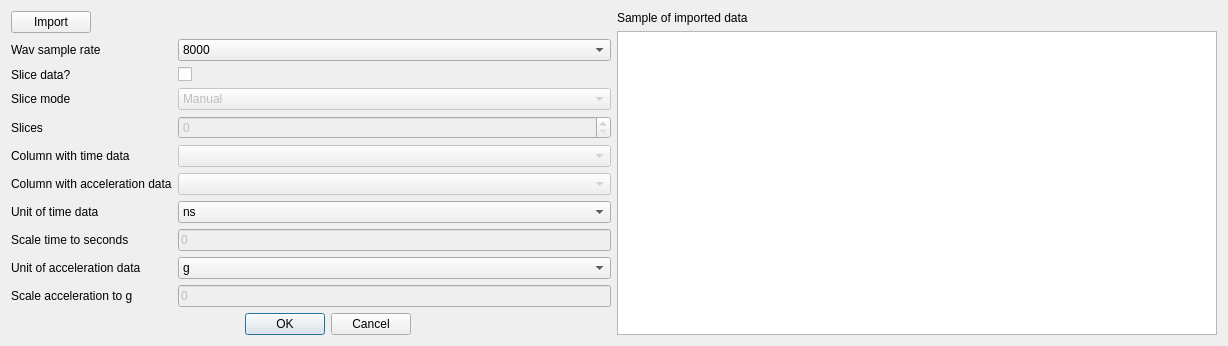
<?xml version="1.0" encoding="UTF-8"?>
<ui version="4.0">
 <class>Dialog</class>
 <widget class="QDialog" name="Dialog">
  <property name="geometry">
   <rect>
    <x>0</x>
    <y>0</y>
    <width>1228</width>
    <height>336</height>
   </rect>
  </property>
  <property name="windowTitle">
   <string>Dialog</string>
  </property>
  <layout class="QVBoxLayout" name="verticalLayout_2">
   <item>
    <layout class="QHBoxLayout" name="horizontalLayout_7">
     <item>
      <layout class="QVBoxLayout" name="verticalLayout">
       <item>
        <layout class="QHBoxLayout" name="horizontalLayout_4">
         <item>
          <widget class="QPushButton" name="import_button">
           <property name="text">
            <string>Import</string>
           </property>
          </widget>
         </item>
         <item>
          <spacer name="horizontalSpacer">
           <property name="orientation">
            <enum>Qt::Horizontal</enum>
           </property>
           <property name="sizeHint" stdset="0">
            <size>
             <width>40</width>
             <height>20</height>
            </size>
           </property>
          </spacer>
         </item>
        </layout>
       </item>
       <item>
        <layout class="QFormLayout" name="formLayout">
         <item row="0" column="0">
          <widget class="QLabel" name="fs_label">
           <property name="text">
            <string>Wav sample rate</string>
           </property>
          </widget>
         </item>
         <item row="0" column="1">
          <widget class="QComboBox" name="fs_combo">
           <item>
            <property name="text">
             <string>8000</string>
            </property>
           </item>
           <item>
            <property name="text">
             <string>9600</string>
            </property>
           </item>
           <item>
            <property name="text">
             <string>11025</string>
            </property>
           </item>
           <item>
            <property name="text">
             <string>12000</string>
            </property>
           </item>
           <item>
            <property name="text">
             <string>16000</string>
            </property>
           </item>
           <item>
            <property name="text">
             <string>22050</string>
            </property>
           </item>
           <item>
            <property name="text">
             <string>24000</string>
            </property>
           </item>
           <item>
            <property name="text">
             <string>32000</string>
            </property>
           </item>
           <item>
            <property name="text">
             <string>44100</string>
            </property>
           </item>
           <item>
            <property name="text">
             <string>48000</string>
            </property>
           </item>
           <item>
            <property name="text">
             <string>88200</string>
            </property>
           </item>
          </widget>
         </item>
         <item row="1" column="0">
          <widget class="QLabel" name="slice_label">
           <property name="text">
            <string>Slice data?</string>
           </property>
          </widget>
         </item>
         <item row="1" column="1">
          <widget class="QCheckBox" name="slice_check">
           <property name="enabled">
            <bool>true</bool>
           </property>
           <property name="text">
            <string/>
           </property>
          </widget>
         </item>
         <item row="2" column="0">
          <widget class="QLabel" name="sliceMode_label">
           <property name="text">
            <string>Slice mode</string>
           </property>
          </widget>
         </item>
         <item row="2" column="1">
          <widget class="QComboBox" name="sliceMode_combo">
           <property name="enabled">
            <bool>false</bool>
           </property>
           <item>
            <property name="text">
             <string>Manual</string>
            </property>
           </item>
           <item>
            <property name="text">
             <string>Automatic</string>
            </property>
           </item>
          </widget>
         </item>
         <item row="3" column="0">
          <widget class="QLabel" name="slices_label">
           <property name="text">
            <string>Slices</string>
           </property>
          </widget>
         </item>
         <item row="3" column="1">
          <widget class="QSpinBox" name="slices_spin">
           <property name="enabled">
            <bool>false</bool>
           </property>
          </widget>
         </item>
         <item row="4" column="0">
          <widget class="QLabel" name="columTime_label">
           <property name="text">
            <string>Column with time data</string>
           </property>
          </widget>
         </item>
         <item row="4" column="1">
          <widget class="QComboBox" name="columnTime_combo">
           <property name="enabled">
            <bool>false</bool>
           </property>
          </widget>
         </item>
         <item row="5" column="0">
          <widget class="QLabel" name="columnAcc_label">
           <property name="text">
            <string>Column with acceleration data</string>
           </property>
          </widget>
         </item>
         <item row="5" column="1">
          <widget class="QComboBox" name="columnAcc_combo">
           <property name="enabled">
            <bool>false</bool>
           </property>
          </widget>
         </item>
         <item row="6" column="0">
          <widget class="QLabel" name="unitTime_label">
           <property name="text">
            <string>Unit of time data</string>
           </property>
          </widget>
         </item>
         <item row="6" column="1">
          <widget class="QComboBox" name="unitTime_combo">
           <item>
            <property name="text">
             <string>ns</string>
            </property>
           </item>
           <item>
            <property name="text">
             <string>ms</string>
            </property>
           </item>
           <item>
            <property name="text">
             <string>s</string>
            </property>
           </item>
           <item>
            <property name="text">
             <string>min</string>
            </property>
           </item>
           <item>
            <property name="text">
             <string>h</string>
            </property>
           </item>
           <item>
            <property name="text">
             <string>custom</string>
            </property>
           </item>
          </widget>
         </item>
         <item row="7" column="0">
          <widget class="QLabel" name="scaleTime_label">
           <property name="text">
            <string>Scale time to seconds</string>
           </property>
          </widget>
         </item>
         <item row="8" column="0">
          <widget class="QLabel" name="unitAcc_label">
           <property name="text">
            <string>Unit of acceleration data</string>
           </property>
          </widget>
         </item>
         <item row="8" column="1">
          <widget class="QComboBox" name="unitAcc_combo">
           <item>
            <property name="text">
             <string>g</string>
            </property>
           </item>
           <item>
            <property name="text">
             <string>ms^2</string>
            </property>
           </item>
           <item>
            <property name="text">
             <string>custom</string>
            </property>
           </item>
          </widget>
         </item>
         <item row="7" column="1">
          <widget class="QLineEdit" name="scaleTime_edit">
           <property name="enabled">
            <bool>false</bool>
           </property>
           <property name="text">
            <string>0</string>
           </property>
          </widget>
         </item>
         <item row="9" column="0">
          <widget class="QLabel" name="scaleAcc_label">
           <property name="text">
            <string>Scale acceleration to g</string>
           </property>
          </widget>
         </item>
         <item row="9" column="1">
          <widget class="QLineEdit" name="scaleAcc_edit">
           <property name="enabled">
            <bool>false</bool>
           </property>
           <property name="text">
            <string>0</string>
           </property>
          </widget>
         </item>
        </layout>
       </item>
       <item>
        <layout class="QHBoxLayout" name="horizontalLayout_6">
         <item>
          <spacer name="horizontalSpacer_5">
           <property name="orientation">
            <enum>Qt::Horizontal</enum>
           </property>
           <property name="sizeHint" stdset="0">
            <size>
             <width>40</width>
             <height>20</height>
            </size>
           </property>
          </spacer>
         </item>
         <item>
          <widget class="QDialogButtonBox" name="buttonBox">
           <property name="orientation">
            <enum>Qt::Horizontal</enum>
           </property>
           <property name="standardButtons">
            <set>QDialogButtonBox::Cancel|QDialogButtonBox::Ok</set>
           </property>
          </widget>
         </item>
         <item>
          <spacer name="horizontalSpacer_3">
           <property name="orientation">
            <enum>Qt::Horizontal</enum>
           </property>
           <property name="sizeHint" stdset="0">
            <size>
             <width>40</width>
             <height>20</height>
            </size>
           </property>
          </spacer>
         </item>
        </layout>
       </item>
      </layout>
     </item>
     <item>
      <layout class="QVBoxLayout" name="verticalLayout_3">
       <item>
        <widget class="QLabel" name="sample_label">
         <property name="text">
          <string>Sample of imported data</string>
         </property>
        </widget>
       </item>
       <item>
        <widget class="QPlainTextEdit" name="sample_edit"/>
       </item>
      </layout>
     </item>
    </layout>
   </item>
  </layout>
 </widget>
 <resources/>
 <connections>
  <connection>
   <sender>buttonBox</sender>
   <signal>accepted()</signal>
   <receiver>Dialog</receiver>
   <slot>accept()</slot>
   <hints>
    <hint type="sourcelabel">
     <x>248</x>
     <y>254</y>
    </hint>
    <hint type="destinationlabel">
     <x>157</x>
     <y>274</y>
    </hint>
   </hints>
  </connection>
  <connection>
   <sender>buttonBox</sender>
   <signal>rejected()</signal>
   <receiver>Dialog</receiver>
   <slot>reject()</slot>
   <hints>
    <hint type="sourcelabel">
     <x>316</x>
     <y>260</y>
    </hint>
    <hint type="destinationlabel">
     <x>286</x>
     <y>274</y>
    </hint>
   </hints>
  </connection>
 </connections>
</ui>
